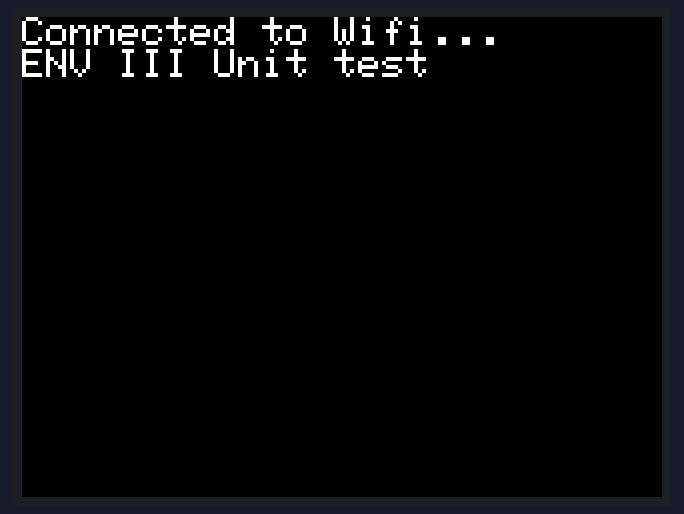
A sketch run on a simulated ESP32. Parts: 320×240 colour display. WiFi joins after 1.5 s; servers stay silent unless stated; uploads are accepted with an empty reply; not simulated (calls return 0 or success): UNIT_ENV.h.

Above: at 1.7 s.
At 2.9 s:
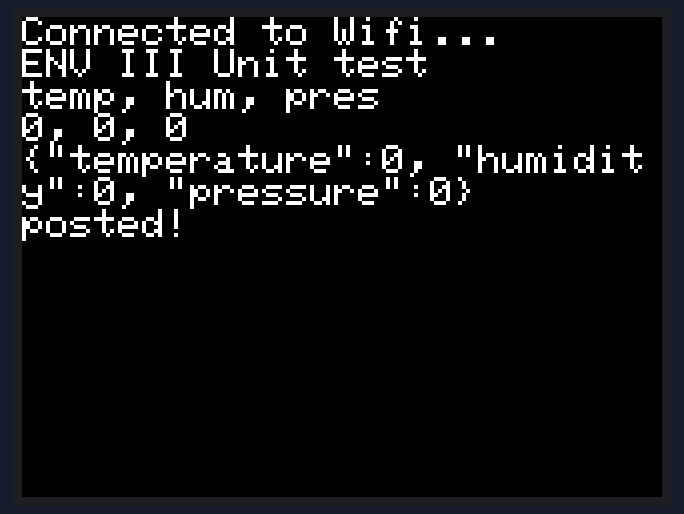

The sketch:

wifi_api_sample.ino
```cpp
#include <M5Stack.h>
#include <Arduino.h>
#include <WiFi.h>
// #include <WiFiMulti.h>
#include <HTTPClient.h>
#include "Adafruit_Sensor.h"
#include <Adafruit_BMP280.h>
#include "UNIT_ENV.h"

SHT3X sht30;
QMP6988 qmp6988;
// WiFiMulti wifiMulti;
HTTPClient http;

int tmp = 0;
int hum = 0;
int prs = 0;

void setup() {
  // put your setup code here, to run once:
  M5.begin();
  M5.Power.begin();
  M5.Lcd.setTextSize(2);

  // connect to I2C slave device
  Wire.begin();
  qmp6988.init();

  // connect to Wifi
  // wifiMulti.addAP("Buffalo-G-D940", "rx7hnuyrtcuer");
  WiFi.begin("Buffalo-G-D940", "rx7hnuyrtcuer");
  while (WiFi.status() != WL_CONNECTED) {
    M5.Lcd.print(".");
    delay(500);
  }
  M5.Lcd.println("");

  // Initial message;
  M5.Lcd.setCursor(0, 0);
  M5.Lcd.print("Connected to Wifi...\n");
  M5.Lcd.print("ENV III Unit test\n");

  delay(1000);
}

void loop() {
  prs = (int)(qmp6988.calcPressure()/100.0);

  if (sht30.get()==0) {
    tmp = (int)(sht30.cTemp);
    hum = (int)(sht30.humidity);
  }
  else {
    tmp = 0;
    hum = 0;
  }
  M5.Lcd.print("temp, hum, pres\n");
  M5.Lcd.printf("%d, %d, %d\n", tmp, hum, prs);

  String data_to_send = "{\"temperature\":" + String(tmp) + ", \"humidity\":" + String(hum) + ", \"pressure\":" + String(prs) + "}";

  M5.Lcd.println(data_to_send);

  if((WiFi.status() == WL_CONNECTED)) {
    // M5.Lcd.print("[HTTP] begin...");
    http.begin("https://www.teenytinybot.dev/api/status/");
    http.addHeader("Content-Type", "application/json");
    http.POST(data_to_send);
    http.end();
    M5.Lcd.print("posted!");
  } else {
    M5.Lcd.print("connection failed");
  }
  delay(60000);
  M5.Lcd.clear();
  M5.Lcd.setCursor(0,0);

  // put your main code here, to run repeatedly:

}
```

Measured:
- what the display in image 0 shows lasts 1.0 s, from 1.7 s to 2.7 s
